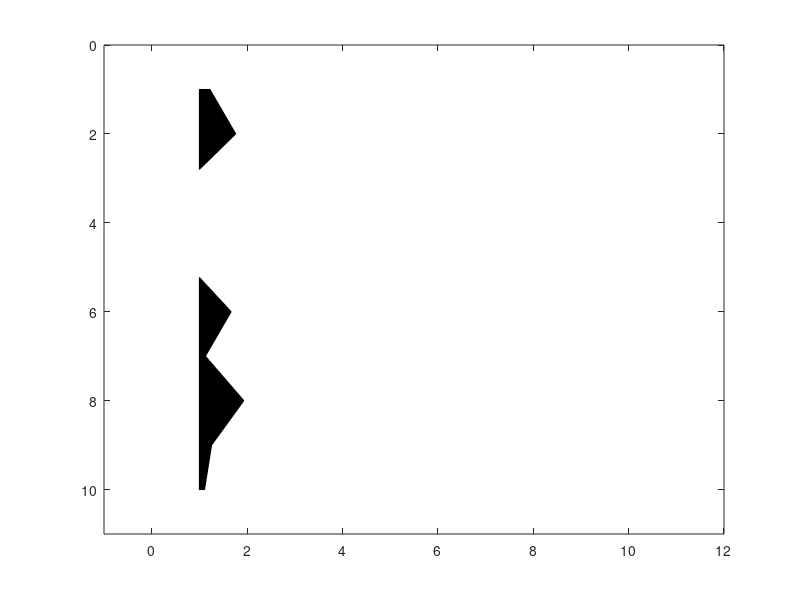

Write the MATLAB code that produced this figure. (Note: this script raises an error after producing the figure.)
% downloaded from:
% http://read.pudn.com/downloads637/sourcecode/asm/2583496/1D%20Zoeppritz%E6%AD%A3%E6%BC%94/wigb.m__.htm
function wigb(a,scal,x,z,amx)
%WIGB: Plot seismic data using wiggles.
%
%  WIGB(a,scal,x,z,amx) 
%
%  IN  a:     seismic data (a matrix, traces are columns)
%      scale: multiple data by scal
%      x:     horizontal axis (often offset)
%      z:     vertical axis (often time)
%
%  Note
%
%    If only 'a' is enter, 'scal,x,z,amn,amx' are set automatically; 
%    otherwise, 'scal' is a scalar; 'x, z' are vectors for annotation in 
%    offset and time, amx are the amplitude range.
%
%
%  Author(s): Xingong Li (Intseis, Integrated Seismic Solutions)
%  Copyright 1998-2003 Xingong 
%  Revision: 1.2  Date: Dec/2002 
%  
 
 warning('off','MATLAB:hg:EraseModeIgnored') % 20191104 YAKOV NAE: Removing unwanted warnings
 
 if nargin == 0, nx=10;nz=10; a = rand(nz,nx)-0.5; end;

 [nz,nx]=size(a);

 trmx= max(abs(a));
 if (nargin <= 4); amx=mean(trmx);  end;
 if (nargin <= 2); x=[1:nx]; z=[1:nz];  end;
 if (nargin <= 1); scal =1; end;

 if nx <= 1; disp(' ERR:PlotWig: nx has to be more than 1');return;end;

 % take the average as dx

	dx1 = abs(x(2:nx)-x(1:nx-1));
 	dx = median(dx1);


 dz=z(2)-z(1);
 xmx=max(max(a)); xmn=min(min(a)); 

 if scal == 0; scal=1; end;
 a = a * dx /amx; 
 a = a * scal;

% fprintf(' PlotWig: data range [%f, %f], plotted max %f \n',xmn,xmx,amx);
 
% set display range 

 x1=min(x)-2.0*dx; x2=max(x)+2.0*dx;
 z1=min(z)-dz; z2=max(z)+dz;
 
 set(gca,'NextPlot','add','Box','on', ...
  'XLim', [x1 x2], ...
  'YDir','reverse', ...
  'YLim',[z1 z2]);

 

	fillcolor = [0 0 0];
	linecolor = [0 0 0];
	linewidth = 1.;

	z=z'; 	% input as row vector
	zstart=z(1);
	zend  =z(nz);

for i=1:nx,
   
  if trmx(i) ~= 0;    % skip the zero traces
	tr=a(:,i); 	% --- one scale for all section
  	s = sign(tr) ;
  	i1= find( s(1:nz-1) ~= s(2:nz) );	% zero crossing points
	npos = length(i1);


	%12/7/97 
	zadd = i1 + tr(i1) ./ (tr(i1) - tr(i1+1)); %locations with 0 amplitudes
	aadd = zeros(size(zadd));

	[zpos,vpos] = find(tr >0);
	[zz,iz] = sort([zpos; zadd]); 	% indices of zero point plus positives
	aa = [tr(zpos); aadd];
	aa = aa(iz);

	% be careful at the ends
		if tr(1)>0, 	a0=0; z0=1.00;
		else, 		a0=0; z0=zadd(1);
		end;
		if tr(nz)>0, 	a1=0; z1=nz; 
		else, 		a1=0; z1=max(zadd);
		end;
			
	zz = [z0; zz; z1; z0];
 	aa = [a0; aa; a1; a0];
		
	zzz = zstart + zz*dz -dz;

patch( aa+x(i) , zzz,  fillcolor);

	line( 'Color',[1 1 1],'EraseMode','background',  ...
         'Xdata', x(i)+[0 0], 'Ydata',[zstart zend]); % remove zero line

%'LineWidth',linewidth, ...
%12/7/97 'Xdata', x(i)+[0 0], 'Ydata',[z0 z1]*dz);	% remove zero line

	line( 'Color',linecolor,'EraseMode','background',  ...
	 'LineWidth',linewidth, ...
	 'Xdata', tr+x(i), 'Ydata',z);	% negatives line

   else % zeros trace
line( 'Color',linecolor,'EraseMode','background',  ...
	 'LineWidth',linewidth, ...
         'Xdata', [x(i) x(i)], 'Ydata',[zstart zend]);
   end;
end;

 warning('on','MATLAB:hg:EraseModeIgnored') % 20191104 YAKOV NAE: Removing unwanted warnings